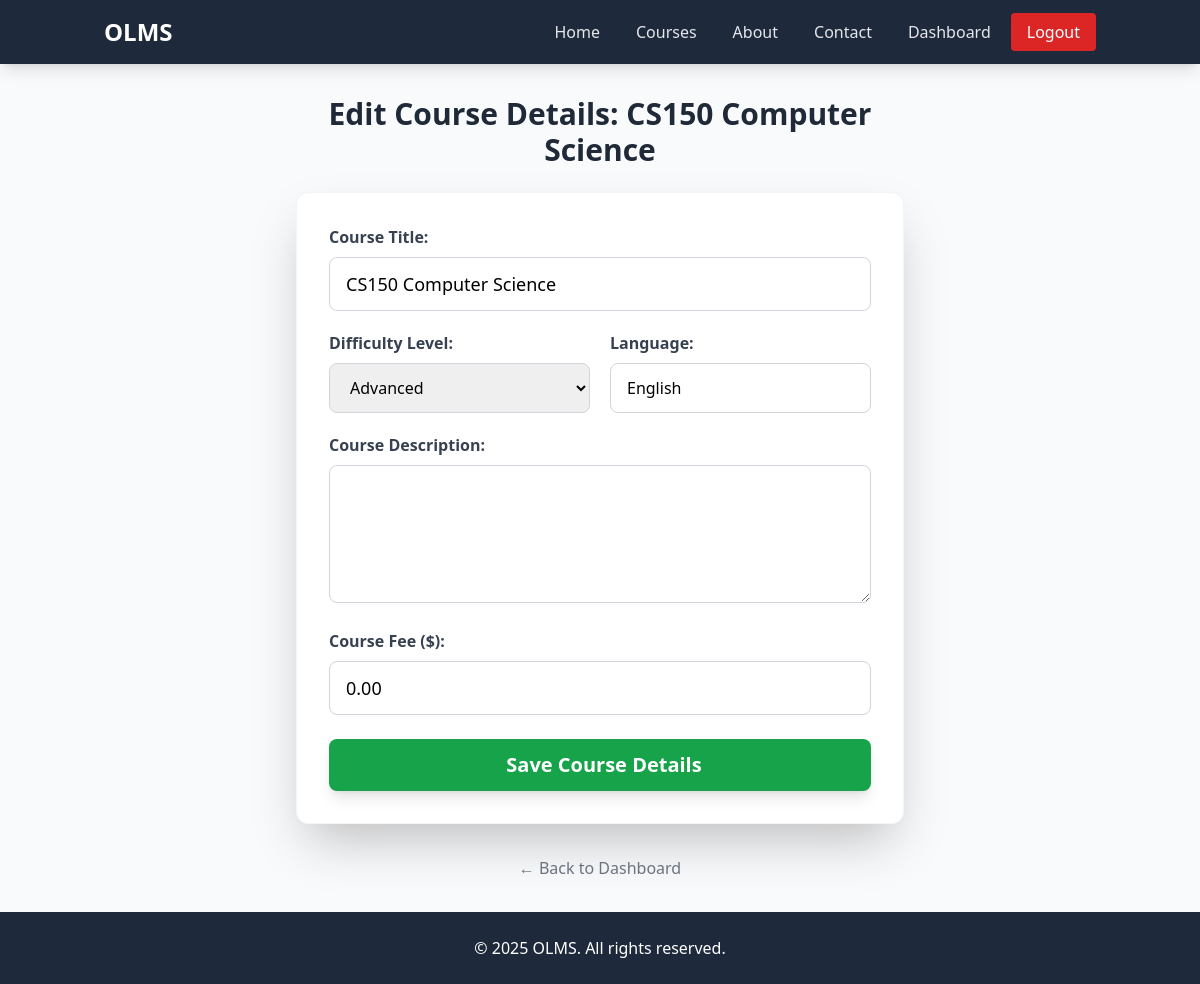
/lecturer/edit_course.php?course_id=2 (signed in), run on the app's committed database.
### tables this page shows
CREATE TABLE `courses` (
  `id` int(11) NOT NULL,
  `title` varchar(100) NOT NULL,
  `level` varchar(50) DEFAULT NULL,
  `language` varchar(50) DEFAULT NULL,
  `fee` double(10,2) DEFAULT NULL,
  `lecturer_id` int(11) DEFAULT NULL,
  `description` varchar(500) DEFAULT NULL
);

### lecturer/edit_course.php (the view, shortened to what this page needs)
<?php
include("../header.php");
include("../connection.php");
$lecturer_id = $_SESSION['user_id'];
$course_id = isset($_REQUEST['course_id']) ? $_REQUEST['course_id'] : null;
$fetch_query = "SELECT title, level, language, fee, description FROM courses
                WHERE id = '$course_id' AND lecturer_id = '$lecturer_id'";
$fetch_result = mysqli_query($conn, $fetch_query);
$course_data = mysqli_fetch_assoc($fetch_result);
?>
<body>
    <div class="container mx-auto p-8 max-w-2xl">
        <header class="mb-6 text-center">
            <h1 class="text-3xl font-bold text-gray-800">Edit Course Details: <?php echo htmlspecialchars($course_data['title']); ?></h1>
        </header>
        <div class="p-8 bg-white rounded-xl shadow-2xl border border-gray-100">
            <form action="edit_course.php?course_id=<?php echo $course_id; ?>" method="POST">
                <div class="mb-5">
                    <label for="title" class="block text-gray-700 font-semibold mb-2">Course Title:</label>
                    <input type="text" id="title" name="title" value="<?php echo htmlspecialchars($course_data['title']); ?>" required
                        class="w-full px-4 py-3 border border-gray-300 rounded-lg focus:outline-none focus:ring-2 focus:ring-blue-500 text-lg">
                </div>
                <div class="grid grid-cols-1 sm:grid-cols-2 gap-5 mb-5">
                    <div>
                        <label for="level" class="block text-gray-700 font-semibold mb-2">Difficulty Level:</label>
                        <select id="level" name="level" required
                            class="w-full px-4 py-3 border border-gray-300 rounded-lg focus:outline-none focus:ring-2 focus:ring-blue-500">
                            <?php
                            $levels = ['Beginner', 'Intermediate', 'Advanced'];
                            foreach ($levels as $level) {
                                $selected = ($course_data['level'] == $level) ? 'selected' : '';
                                echo "<option value=\"{$level}\" {$selected}>{$level}</option>";
                            }
                            ?>
                        </select>
                    </div>
                    <div>
                        <label for="language" class="block text-gray-700 font-semibold mb-2">Language:</label>
                        <input type="text" id="language" name="language" value="<?php echo htmlspecialchars($course_data['language']); ?>" required
                            class="w-full px-4 py-3 border border-gray-300 rounded-lg focus:outline-none focus:ring-2 focus:ring-blue-500">
                    </div>
                </div>
                <div class="mb-5">
                    <label for="description" class="block text-gray-700 font-semibold mb-2">Course Description:</label>
                    <textarea id="description" name="description" rows="4" required
                        class="w-full px-4 py-3 border border-gray-300 rounded-lg focus:outline-none focus:ring-2 focus:ring-blue-500 text-lg"><?php echo htmlspecialchars($course_data['description']); ?></textarea>
                </div>
                <div class="mb-6">
                    <label for="fee" class="block text-gray-700 font-semibold mb-2">Course Fee ($):</label>
                    <input value="<?php echo htmlspecialchars($course_data['fee']); ?>" required
                    class="w-full px-4 py-3 border border-gray-300 rounded-lg focus:outline-none focus:ring-2 focus:ring-blue-500 text-lg">
                </div>
                <button type="submit" name="update_course" class="w-full bg-green-600 text-white font-bold py-3 px-4 rounded-lg hover:bg-green-700 transition duration-200 text-xl shadow-lg">
                    <i class="fas fa-save mr-2"></i> Save Course Details
                </button>
            </form>
        </div>
        <div class="mt-8 text-center">
            <a href="dashboard.php" class="text-gray-500 hover:text-gray-700 font-medium">← Back to Dashboard</a>
        </div>
    </div>
</body>
<?php include("../footer.php"); ?>

### data on the page
courses: title "CS150 Computer Science", language "English", fee "0.00"

### other printed values
form field level "Advanced"
